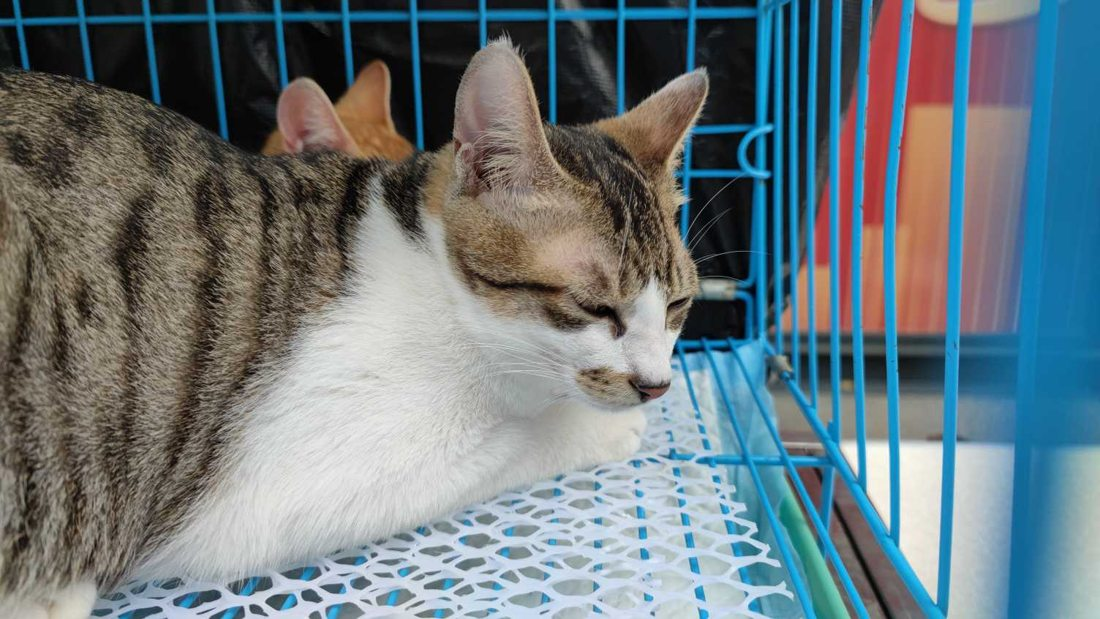
#> input picture web/assets/field-cat.jpg, 1100 x 619 px; its folder holds only this picture in this run
$ python -i face_match.py   (imports and definitions only)
#> lines starting #> are read from the running program, lines starting #| are printed output that depends on the picture
"""Verify whether two detected cat faces or body crops share localized markings.

v0.4.4-SYLU upgrades:
- CLAHE local contrast enhancement before SIFT (boosts dark/tabby/tuxedo fur keypoints)
- Multi-angle Haar frontal cat face detection (0°, -12°, +12° head tilt tolerance)
- Full-body/coat SIFT + RANSAC reranking for side-profile & back-view cats
- Keeps strict two-day frontal-face geometric threshold for automatic_match()
"""

from functools import lru_cache
from pathlib import Path
from threading import local

from PIL import Image

try:
    import cv2
    import numpy as np
except ImportError:
    cv2 = None

_thread = local()
_cascade = Path(__file__).with_name("models") / "haarcascade_frontalcatface.xml"
_size = 240
_body_size = 256


def _ensure_detectors():
    if not hasattr(_thread, "detector"):
        cv2.setNumThreads(1)
        _thread.detector = cv2.CascadeClassifier(str(_cascade)) if hasattr(cv2, "CascadeClassifier") else None
        _thread.sift = cv2.SIFT_create(nfeatures=450, contrastThreshold=0.020)
        _thread.clahe = cv2.createCLAHE(clipLimit=2.2, tileGridSize=(8, 8))


def _detect_single_face(gray_img):
    """Try upright first, then slight +-12 degree tilts for head-tilted campus cats (compatible with OpenCV 4 & 5)."""
    from cat_face import detect_face_box

    for angle in (0, -12, 12):
        candidate = gray_img if angle == 0 else gray_img.rotate(angle, resample=Image.Resampling.BICUBIC, expand=False)
        if _thread.detector is not None:
            boxes = _thread.detector.detectMultiScale(
                np.asarray(candidate), scaleFactor=1.10, minNeighbors=3, minSize=(50, 50),
            )
            if len(boxes) == 1:
                x, y, w, h = map(int, boxes[0])
                if w >= candidate.width * 0.25 and h >= candidate.height * 0.25:
                    return candidate.crop((x, y, x + w, y + h))
        else:
            box = detect_face_box(candidate)
            if box is not None:
                x, y, w, h = box
                if w >= candidate.width * 0.25 and h >= candidate.height * 0.25:
                    return candidate.crop((x, y, x + w, y + h))
    return None


def face_features(image):
    """Return CLAHE-enhanced SIFT landmarks within one large, frontal cat face."""
    if cv2 is None or min(image.size) < 120:
        return None
    _ensure_detectors()

    gray = image.convert("L")
    gray.thumbnail((900, 900), Image.Resampling.LANCZOS)
    face_crop = _detect_single_face(gray)
    if face_crop is None:
        return None
    face = face_crop.resize((_size, _size), Image.Resampling.LANCZOS)
    arr = _thread.clahe.apply(np.asarray(face))
    mask = np.zeros((_size, _size), dtype=np.uint8)
    # Keep matches within the face, away from the corners of the detector box.
    cv2.ellipse(mask, (120, 127), (86, 86), 0, 0, 360, 255, -1)
    points, descriptors = _thread.sift.detectAndCompute(arr, mask)
    if descriptors is None or len(points) < 24:
        return None
    xy = np.float32([point.pt for point in points])
    return xy, descriptors


# [65 lines left out: functions body_features, reference_features, reference_body_features, _match_inliers, not called in this run]


def correspondence_score(first, second):
    """Count geometrically consistent matches spread across the detected frontal face."""
    return _match_inliers(first, second)


# [82 lines left out: functions body_correspondence_score, rerank_with_local_features, automatic_match, not called in this run]

>>> from PIL import Image
>>> picture = Image.open('../web/assets/field-cat.jpg')
#> picture is the input picture: PIL image 1100x619 RGB; mean R, G, B 106.8, 120.6, 126
>>> result = face_features(picture)
#> in face_features, `gray = image.convert("L")`:
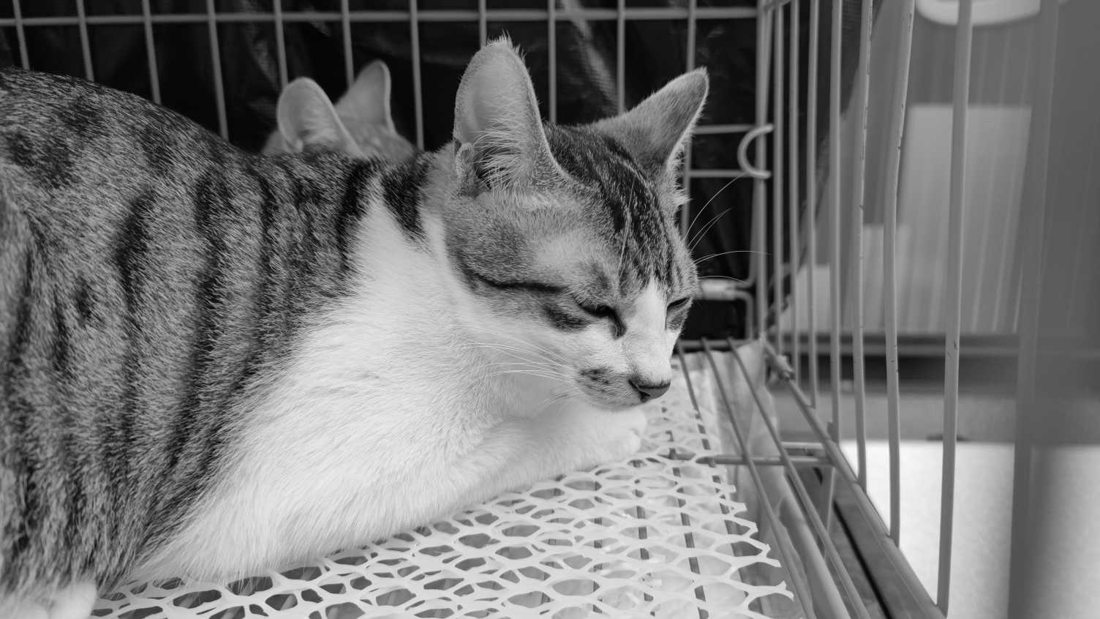
#> gray: PIL image 1100x619 L; min 0, max 252, mean 117.1
#> the loop in _detect_single_face, `for angle in (0, -12, 12):` made 3 passes
#> (x, y, w, h) on pass 3: (445, 174, 173, 173)
#> boxes on pass 1: [[288, 122, 85, 85], [435, 172, 205, 205]]
#> pass 2, in _detect_single_face, `candidate = gray_img if angle == 0 else gray_img.rotate(angle, resampl..`:
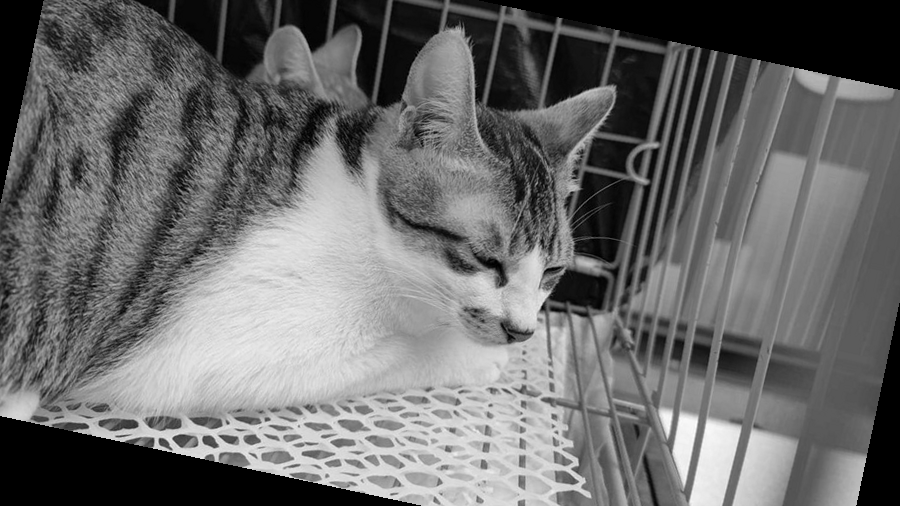
#> candidate: PIL image 900x506 L; min 0, max 255, mean 107.1
#> pass 3, in _detect_single_face, `candidate = gray_img if angle == 0 else gray_img.rotate(angle, resampl..`:
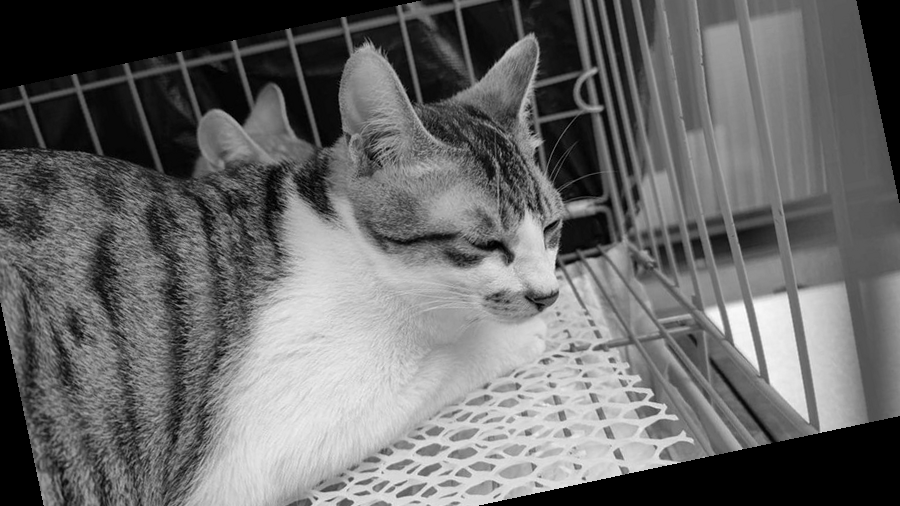
#> candidate: PIL image 900x506 L; min 0, max 255, mean 104.6
